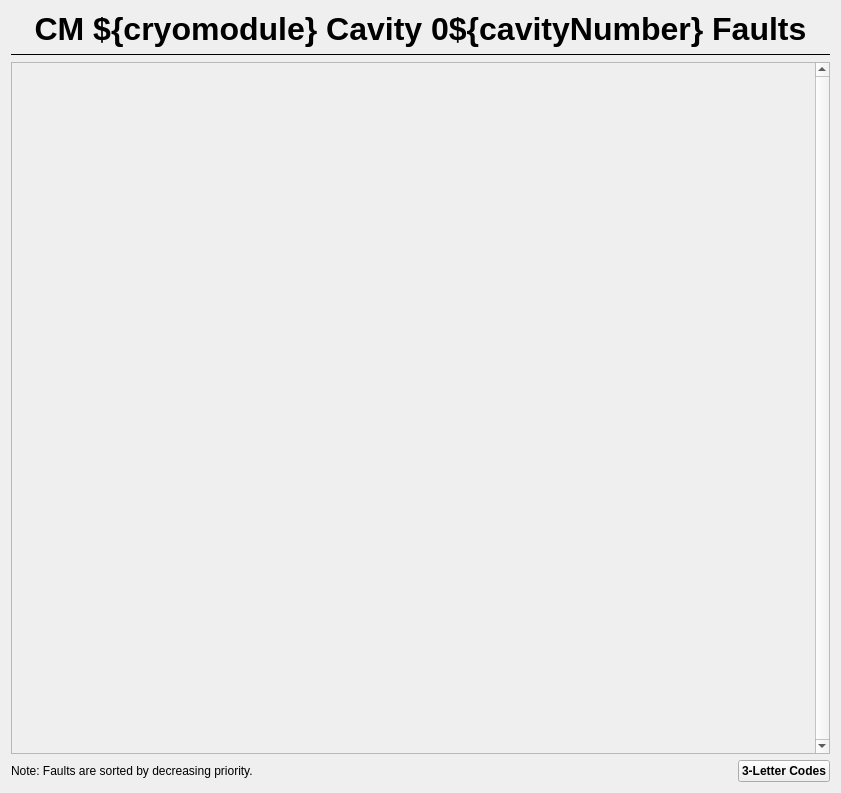
<?xml version="1.0" encoding="UTF-8"?>
<ui version="4.0">
 <class>Form</class>
 <widget class="QWidget" name="Form">
  <property name="geometry">
   <rect>
    <x>0</x>
    <y>0</y>
    <width>841</width>
    <height>793</height>
   </rect>
  </property>
  <property name="windowTitle">
   <string>Form</string>
  </property>
  <property name="styleSheet">
   <string notr="true"/>
  </property>
  <layout class="QGridLayout" name="gridLayout">
   <item row="0" column="0" colspan="2">
    <widget class="QLabel" name="label">
     <property name="sizePolicy">
      <sizepolicy hsizetype="Ignored" vsizetype="Preferred">
       <horstretch>0</horstretch>
       <verstretch>0</verstretch>
      </sizepolicy>
     </property>
     <property name="font">
      <font>
       <pointsize>24</pointsize>
       <weight>75</weight>
       <bold>true</bold>
      </font>
     </property>
     <property name="frameShape">
      <enum>QFrame::NoFrame</enum>
     </property>
     <property name="text">
      <string>CM ${cryomodule} Cavity 0${cavityNumber} Faults</string>
     </property>
     <property name="alignment">
      <set>Qt::AlignCenter</set>
     </property>
    </widget>
   </item>
   <item row="1" column="0" colspan="2">
    <widget class="Line" name="line">
     <property name="frameShadow">
      <enum>QFrame::Plain</enum>
     </property>
     <property name="orientation">
      <enum>Qt::Horizontal</enum>
     </property>
    </widget>
   </item>
   <item row="3" column="1" alignment="Qt::AlignRight">
    <widget class="PyDMRelatedDisplayButton" name="PyDMRelatedDisplayButton">
     <property name="font">
      <font>
       <weight>75</weight>
       <bold>true</bold>
       <kerning>true</kerning>
      </font>
     </property>
     <property name="toolTip">
      <string/>
     </property>
     <property name="text">
      <string>3-Letter Codes</string>
     </property>
     <property name="default">
      <bool>false</bool>
     </property>
     <property name="filenames" stdset="0">
      <stringlist>
       <string>decoder.py</string>
      </stringlist>
     </property>
     <property name="showIcon" stdset="0">
      <bool>false</bool>
     </property>
     <property name="macros" stdset="0">
      <stringlist/>
     </property>
     <property name="openInNewWindow" stdset="0">
      <bool>true</bool>
     </property>
    </widget>
   </item>
   <item row="2" column="0" colspan="2">
    <widget class="QScrollArea" name="scrollArea">
     <property name="verticalScrollBarPolicy">
      <enum>Qt::ScrollBarAlwaysOn</enum>
     </property>
     <property name="sizeAdjustPolicy">
      <enum>QAbstractScrollArea::AdjustToContents</enum>
     </property>
     <property name="widgetResizable">
      <bool>true</bool>
     </property>
     <widget class="QWidget" name="scrollAreaWidgetContents">
      <property name="geometry">
       <rect>
        <x>0</x>
        <y>0</y>
        <width>799</width>
        <height>679</height>
       </rect>
      </property>
      <layout class="QVBoxLayout" name="verticalLayout">
       <item>
        <layout class="QGridLayout" name="cavityfaultslayout"/>
       </item>
      </layout>
     </widget>
    </widget>
   </item>
   <item row="3" column="0">
    <widget class="QLabel" name="note">
     <property name="maximumSize">
      <size>
       <width>300</width>
       <height>16777215</height>
      </size>
     </property>
     <property name="text">
      <string>Note: Faults are sorted by decreasing priority.</string>
     </property>
    </widget>
   </item>
  </layout>
 </widget>
 <customwidgets>
  <customwidget>
   <class>PyDMRelatedDisplayButton</class>
   <extends>QPushButton</extends>
   <header>pydm.widgets.related_display_button</header>
  </customwidget>
 </customwidgets>
 <resources/>
 <connections/>
</ui>
